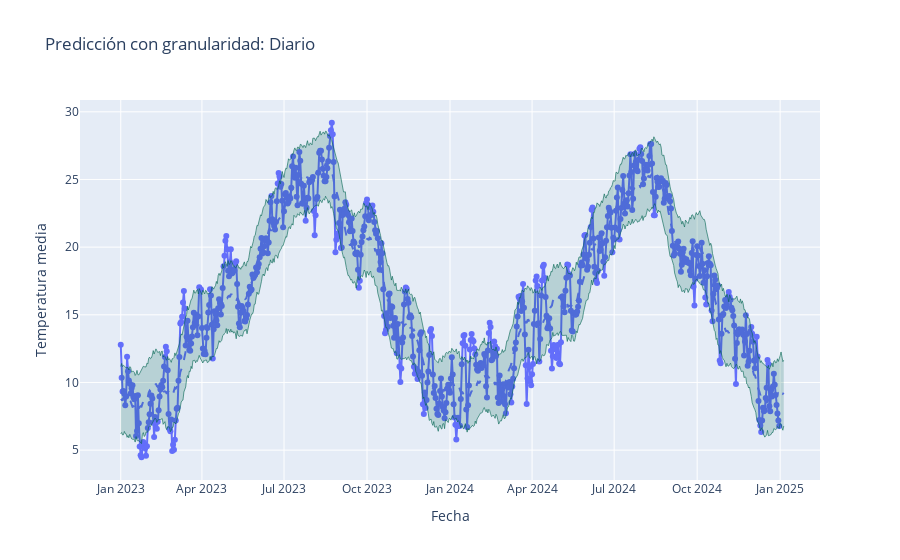
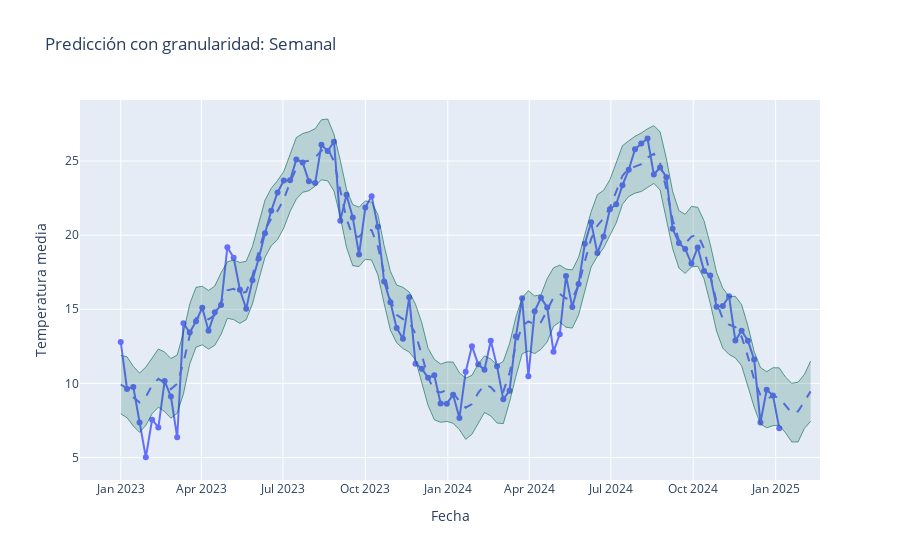
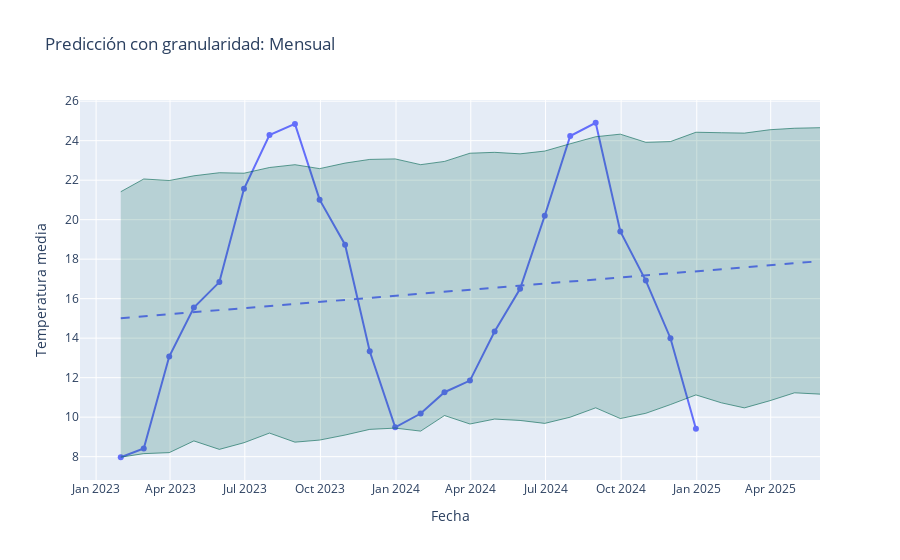
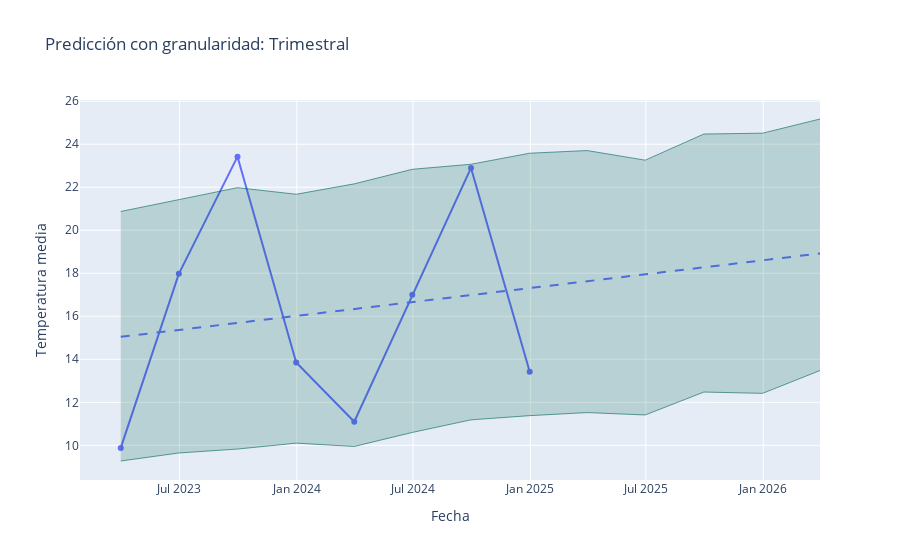

Notebook source saved alongside these figures, in order:
### Code cell
for nombre, freq in granularidades.items():
    granularidad_prophet(df_modelo, freq, nombre, periodo=5)
